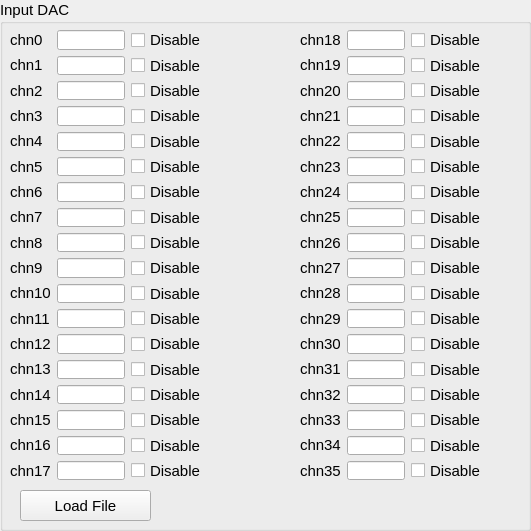
     <widget class="QGroupBox" name="inputDAC_group">
      <property name="geometry">
       <rect>
        <x>10</x>
        <y>10</y>
        <width>531</width>
        <height>531</height>
       </rect>
      </property>
      <property name="font">
       <font>
        <pointsize>11</pointsize>
       </font>
      </property>
      <property name="title">
       <string>Input DAC</string>
      </property>
      <widget class="QPushButton" name="dacParaLoad_btn">
       <property name="geometry">
        <rect>
         <x>20</x>
         <y>490</y>
         <width>131</width>
         <height>31</height>
        </rect>
       </property>
       <property name="text">
        <string>Load File</string>
       </property>
      </widget>
      <widget class="QWidget" name="layoutWidget">
       <property name="geometry">
        <rect>
         <x>10</x>
         <y>30</y>
         <width>221</width>
         <height>450</height>
        </rect>
       </property>
       <layout class="QHBoxLayout" name="horizontalLayout_90">
        <item>
         <layout class="QVBoxLayout" name="verticalLayout">
          <item>
           <widget class="QLabel" name="label_56">
            <property name="text">
             <string>chn0</string>
            </property>
           </widget>
          </item>
          <item>
           <widget class="QLabel" name="label_57">
            <property name="text">
             <string>chn1</string>
            </property>
           </widget>
          </item>
          <item>
           <widget class="QLabel" name="label_58">
            <property name="text">
             <string>chn2</string>
            </property>
           </widget>
          </item>
          <item>
           <widget class="QLabel" name="label_59">
            <property name="text">
             <string>chn3</string>
            </property>
           </widget>
          </item>
          <item>
           <widget class="QLabel" name="label_60">
            <property name="text">
             <string>chn4</string>
            </property>
           </widget>
          </item>
          <item>
           <widget class="QLabel" name="label_61">
            <property name="text">
             <string>chn5</string>
            </property>
           </widget>
          </item>
          <item>
           <widget class="QLabel" name="label_62">
            <property name="text">
             <string>chn6</string>
            </property>
           </widget>
          </item>
          <item>
           <widget class="QLabel" name="label_63">
            <property name="text">
             <string>chn7</string>
            </property>
           </widget>
          </item>
          <item>
           <widget class="QLabel" name="label_64">
            <property name="text">
             <string>chn8</string>
            </property>
           </widget>
          </item>
          <item>
           <widget class="QLabel" name="label_65">
            <property name="text">
             <string>chn9</string>
            </property>
           </widget>
          </item>
          <item>
           <widget class="QLabel" name="label_66">
            <property name="text">
             <string>chn10</string>
            </property>
           </widget>
          </item>
          <item>
           <widget class="QLabel" name="label_67">
            <property name="text">
             <string>chn11</string>
            </property>
           </widget>
          </item>
          <item>
           <widget class="QLabel" name="label_68">
            <property name="text">
             <string>chn12</string>
            </property>
           </widget>
          </item>
          <item>
           <widget class="QLabel" name="label_69">
            <property name="text">
             <string>chn13</string>
            </property>
           </widget>
          </item>
          <item>
           <widget class="QLabel" name="label_70">
            <property name="text">
             <string>chn14</string>
            </property>
           </widget>
          </item>
          <item>
           <widget class="QLabel" name="label_71">
            <property name="text">
             <string>chn15</string>
            </property>
           </widget>
          </item>
          <item>
           <widget class="QLabel" name="label_72">
            <property name="text">
             <string>chn16</string>
            </property>
           </widget>
          </item>
          <item>
           <widget class="QLabel" name="label_73">
            <property name="text">
             <string>chn17</string>
            </property>
           </widget>
          </item>
         </layout>
        </item>
        <item>
         <layout class="QVBoxLayout" name="verticalLayout_9">
          <item>
           <layout class="QHBoxLayout" name="horizontalLayout_54">
            <item>
             <widget class="QLineEdit" name="inputdac0_value"/>
            </item>
            <item>
             <widget class="QCheckBox" name="inputdac0_enable">
              <property name="minimumSize">
               <size>
                <width>100</width>
                <height>0</height>
               </size>
              </property>
              <property name="text">
               <string>Disable</string>
              </property>
             </widget>
            </item>
           </layout>
          </item>
          <item>
           <layout class="QHBoxLayout" name="horizontalLayout_55">
            <item>
             <widget class="QLineEdit" name="inputdac1_value"/>
            </item>
            <item>
             <widget class="QCheckBox" name="inputdac1_enable">
              <property name="minimumSize">
               <size>
                <width>100</width>
                <height>0</height>
               </size>
              </property>
              <property name="text">
               <string>Disable</string>
              </property>
             </widget>
            </item>
           </layout>
          </item>
          <item>
           <layout class="QHBoxLayout" name="horizontalLayout_56">
            <item>
             <widget class="QLineEdit" name="inputdac2_value"/>
            </item>
            <item>
             <widget class="QCheckBox" name="inputdac2_enable">
              <property name="minimumSize">
               <size>
                <width>100</width>
                <height>0</height>
               </size>
              </property>
              <property name="text">
               <string>Disable</string>
              </property>
             </widget>
            </item>
           </layout>
          </item>
          <item>
           <layout class="QHBoxLayout" name="horizontalLayout_57">
            <item>
             <widget class="QLineEdit" name="inputdac3_value"/>
            </item>
            <item>
             <widget class="QCheckBox" name="inputdac3_enable">
              <property name="minimumSize">
               <size>
                <width>100</width>
                <height>0</height>
               </size>
              </property>
              <property name="text">
               <string>Disable</string>
              </property>
             </widget>
            </item>
           </layout>
          </item>
          <item>
           <layout class="QHBoxLayout" name="horizontalLayout_59">
            <item>
             <widget class="QLineEdit" name="inputdac4_value"/>
            </item>
            <item>
             <widget class="QCheckBox" name="inputdac4_enable">
              <property name="minimumSize">
               <size>
                <width>100</width>
                <height>0</height>
               </size>
              </property>
              <property name="text">
               <string>Disable</string>
              </property>
             </widget>
            </item>
           </layout>
          </item>
          <item>
           <layout class="QHBoxLayout" name="horizontalLayout_60">
            <item>
             <widget class="QLineEdit" name="inputdac5_value"/>
            </item>
            <item>
             <widget class="QCheckBox" name="inputdac5_enable">
              <property name="minimumSize">
               <size>
                <width>100</width>
                <height>0</height>
               </size>
              </property>
              <property name="text">
               <string>Disable</string>
              </property>
             </widget>
            </item>
           </layout>
          </item>
          <item>
           <layout class="QHBoxLayout" name="horizontalLayout_61">
            <item>
             <widget class="QLineEdit" name="inputdac16_value"/>
            </item>
            <item>
             <widget class="QCheckBox" name="inputdac6_enable">
              <property name="minimumSize">
               <size>
                <width>100</width>
                <height>0</height>
               </size>
              </property>
              <property name="text">
               <string>Disable</string>
              </property>
             </widget>
            </item>
           </layout>
          </item>
          <item>
           <layout class="QHBoxLayout" name="horizontalLayout_62">
            <item>
             <widget class="QLineEdit" name="inputdac15_value"/>
            </item>
            <item>
             <widget class="QCheckBox" name="inputdac7_enable">
              <property name="minimumSize">
               <size>
                <width>100</width>
                <height>0</height>
               </size>
              </property>
              <property name="text">
               <string>Disable</string>
              </property>
             </widget>
            </item>
           </layout>
          </item>
          <item>
           <layout class="QHBoxLayout" name="horizontalLayout_63">
            <item>
             <widget class="QLineEdit" name="inputdac14_value"/>
            </item>
            <item>
             <widget class="QCheckBox" name="inputdac8_enable">
              <property name="minimumSize">
               <size>
                <width>100</width>
                <height>0</height>
               </size>
              </property>
              <property name="text">
               <string>Disable</string>
              </property>
             </widget>
            </item>
           </layout>
          </item>
          <item>
           <layout class="QHBoxLayout" name="horizontalLayout_64">
            <item>
             <widget class="QLineEdit" name="inputdac13_value"/>
            </item>
            <item>
             <widget class="QCheckBox" name="inputdac9_enable">
              <property name="minimumSize">
               <size>
                <width>100</width>
                <height>0</height>
               </size>
              </property>
              <property name="text">
               <string>Disable</string>
              </property>
             </widget>
            </item>
           </layout>
          </item>
          <item>
           <layout class="QHBoxLayout" name="horizontalLayout_65">
            <item>
             <widget class="QLineEdit" name="inputdac12_value"/>
            </item>
            <item>
             <widget class="QCheckBox" name="inputdac10_enable">
              <property name="minimumSize">
               <size>
                <width>100</width>
                <height>0</height>
               </size>
              </property>
              <property name="text">
               <string>Disable</string>
              </property>
             </widget>
            </item>
           </layout>
          </item>
          <item>
           <layout class="QHBoxLayout" name="horizontalLayout_66">
            <item>
             <widget class="QLineEdit" name="inputdac11_value"/>
            </item>
            <item>
             <widget class="QCheckBox" name="inputdac11_enable">
              <property name="minimumSize">
               <size>
                <width>100</width>
                <height>0</height>
               </size>
              </property>
              <property name="text">
               <string>Disable</string>
              </property>
             </widget>
            </item>
           </layout>
          </item>
          <item>
           <layout class="QHBoxLayout" name="horizontalLayout_67">
            <item>
             <widget class="QLineEdit" name="inputdac10_value"/>
            </item>
            <item>
             <widget class="QCheckBox" name="inputdac12_enable">
              <property name="minimumSize">
               <size>
                <width>100</width>
                <height>0</height>
               </size>
              </property>
              <property name="text">
               <string>Disable</string>
              </property>
             </widget>
            </item>
           </layout>
          </item>
          <item>
           <layout class="QHBoxLayout" name="horizontalLayout_68">
            <item>
             <widget class="QLineEdit" name="inputdac9_value"/>
            </item>
            <item>
             <widget class="QCheckBox" name="inputdac13_enable">
              <property name="minimumSize">
               <size>
                <width>100</width>
                <height>0</height>
               </size>
              </property>
              <property name="text">
               <string>Disable</string>
              </property>
             </widget>
            </item>
           </layout>
          </item>
          <item>
           <layout class="QHBoxLayout" name="horizontalLayout_69">
            <item>
             <widget class="QLineEdit" name="inputdac8_value"/>
            </item>
            <item>
             <widget class="QCheckBox" name="inputdac14_enable">
              <property name="minimumSize">
               <size>
                <width>100</width>
                <height>0</height>
               </size>
              </property>
              <property name="text">
               <string>Disable</string>
              </property>
             </widget>
            </item>
           </layout>
          </item>
          <item>
           <layout class="QHBoxLayout" name="horizontalLayout_70">
            <item>
             <widget class="QLineEdit" name="inputdac7_value"/>
            </item>
            <item>
             <widget class="QCheckBox" name="inputdac15_enable">
              <property name="minimumSize">
               <size>
                <width>100</width>
                <height>0</height>
               </size>
              </property>
              <property name="text">
               <string>Disable</string>
              </property>
             </widget>
            </item>
           </layout>
          </item>
          <item>
           <layout class="QHBoxLayout" name="horizontalLayout_71">
            <item>
             <widget class="QLineEdit" name="inputdac6_value"/>
            </item>
            <item>
             <widget class="QCheckBox" name="inputdac16_enable">
              <property name="minimumSize">
               <size>
                <width>100</width>
                <height>0</height>
               </size>
              </property>
              <property name="text">
               <string>Disable</string>
              </property>
             </widget>
            </item>
           </layout>
          </item>
          <item>
           <layout class="QHBoxLayout" name="horizontalLayout_58">
            <item>
             <widget class="QLineEdit" name="inputdac17_value"/>
            </item>
            <item>
             <widget class="QCheckBox" name="inputdac17_enable">
              <property name="minimumSize">
               <size>
                <width>100</width>
                <height>0</height>
               </size>
              </property>
              <property name="text">
               <string>Disable</string>
              </property>
             </widget>
            </item>
           </layout>
          </item>
         </layout>
        </item>
       </layout>
      </widget>
      <widget class="QWidget" name="layoutWidget">
       <property name="geometry">
        <rect>
         <x>300</x>
         <y>30</y>
         <width>211</width>
         <height>450</height>
        </rect>
       </property>
       <layout class="QHBoxLayout" name="horizontalLayout_91">
        <item>
         <layout class="QVBoxLayout" name="verticalLayout_2">
          <item>
           <widget class="QLabel" name="label_74">
            <property name="text">
             <string>chn18</string>
            </property>
           </widget>
          </item>
          <item>
           <widget class="QLabel" name="label_75">
            <property name="text">
             <string>chn19</string>
            </property>
           </widget>
          </item>
          <item>
           <widget class="QLabel" name="label_76">
            <property name="text">
             <string>chn20</string>
            </property>
           </widget>
          </item>
          <item>
           <widget class="QLabel" name="label_77">
            <property name="text">
             <string>chn21</string>
            </property>
           </widget>
          </item>
          <item>
           <widget class="QLabel" name="label_78">
            <property name="text">
             <string>chn22</string>
            </property>
           </widget>
          </item>
          <item>
           <widget class="QLabel" name="label_79">
            <property name="text">
             <string>chn23</string>
            </property>
           </widget>
          </item>
          <item>
           <widget class="QLabel" name="label_80">
            <property name="text">
             <string>chn24</string>
            </property>
           </widget>
          </item>
          <item>
           <widget class="QLabel" name="label_81">
            <property name="text">
             <string>chn25</string>
            </property>
           </widget>
          </item>
          <item>
           <widget class="QLabel" name="label_82">
            <property name="text">
             <string>chn26</string>
            </property>
           </widget>
          </item>
          <item>
           <widget class="QLabel" name="label_83">
            <property name="text">
             <string>chn27</string>
            </property>
           </widget>
          </item>
          <item>
           <widget class="QLabel" name="label_84">
            <property name="text">
             <string>chn28</string>
            </property>
           </widget>
          </item>
          <item>
           <widget class="QLabel" name="label_85">
            <property name="text">
             <string>chn29</string>
            </property>
           </widget>
          </item>
          <item>
           <widget class="QLabel" name="label_86">
            <property name="text">
             <string>chn30</string>
            </property>
           </widget>
          </item>
          <item>
           <widget class="QLabel" name="label_87">
            <property name="text">
             <string>chn31</string>
            </property>
           </widget>
          </item>
          <item>
           <widget class="QLabel" name="label_88">
            <property name="text">
             <string>chn32</string>
            </property>
           </widget>
          </item>
          <item>
           <widget class="QLabel" name="label_89">
            <property name="text">
             <string>chn33</string>
            </property>
           </widget>
          </item>
          <item>
           <widget class="QLabel" name="label_90">
            <property name="text">
             <string>chn34</string>
            </property>
           </widget>
          </item>
          <item>
           <widget class="QLabel" name="label_91">
            <property name="text">
             <string>chn35</string>
            </property>
           </widget>
          </item>
         </layout>
        </item>
        <item>
         <layout class="QVBoxLayout" name="verticalLayout_3">
          <item>
           <layout class="QHBoxLayout" name="horizontalLayout_72">
            <item>
             <widget class="QLineEdit" name="inputdac18_value"/>
            </item>
            <item>
             <widget class="QCheckBox" name="inputdac18_enable">
              <property name="minimumSize">
               <size>
                <width>100</width>
                <height>0</height>
               </size>
              </property>
              <property name="text">
               <string>Disable</string>
              </property>
             </widget>
            </item>
           </layout>
          </item>
          <item>
           <layout class="QHBoxLayout" name="horizontalLayout_89">
            <item>
             <widget class="QLineEdit" name="inputdac19_value"/>
            </item>
            <item>
             <widget class="QCheckBox" name="inputdac19_enable">
              <property name="minimumSize">
               <size>
                <width>100</width>
                <height>0</height>
               </size>
              </property>
              <property name="text">
               <string>Disable</string>
              </property>
             </widget>
            </item>
           </layout>
          </item>
          <item>
           <layout class="QHBoxLayout" name="horizontalLayout_88">
            <item>
             <widget class="QLineEdit" name="inputdac20_value"/>
            </item>
            <item>
             <widget class="QCheckBox" name="inputdac20_enable">
              <property name="minimumSize">
               <size>
                <width>100</width>
                <height>0</height>
               </size>
              </property>
              <property name="text">
               <string>Disable</string>
              </property>
             </widget>
            </item>
           </layout>
          </item>
          <item>
           <layout class="QHBoxLayout" name="horizontalLayout_87">
            <item>
             <widget class="QLineEdit" name="inputdac21_value"/>
            </item>
            <item>
             <widget class="QCheckBox" name="inputdac21_enable">
              <property name="minimumSize">
               <size>
                <width>100</width>
                <height>0</height>
               </size>
              </property>
              <property name="text">
               <string>Disable</string>
              </property>
             </widget>
            </item>
           </layout>
          </item>
          <item>
           <layout class="QHBoxLayout" name="horizontalLayout_86">
            <item>
             <widget class="QLineEdit" name="inputdac22_value"/>
            </item>
            <item>
             <widget class="QCheckBox" name="inputdac22_enable">
              <property name="minimumSize">
               <size>
                <width>100</width>
                <height>0</height>
               </size>
              </property>
              <property name="text">
               <string>Disable</string>
              </property>
             </widget>
            </item>
           </layout>
          </item>
          <item>
           <layout class="QHBoxLayout" name="horizontalLayout_85">
            <item>
             <widget class="QLineEdit" name="inputdac23_value"/>
            </item>
            <item>
             <widget class="QCheckBox" name="inputdac23_enable">
              <property name="minimumSize">
               <size>
                <width>100</width>
                <height>0</height>
               </size>
              </property>
              <property name="text">
               <string>Disable</string>
              </property>
             </widget>
            </item>
           </layout>
          </item>
          <item>
           <layout class="QHBoxLayout" name="horizontalLayout_84">
            <item>
             <widget class="QLineEdit" name="inputdac24_value"/>
            </item>
            <item>
             <widget class="QCheckBox" name="inputdac24_enable">
              <property name="minimumSize">
               <size>
                <width>100</width>
                <height>0</height>
               </size>
              </property>
              <property name="text">
               <string>Disable</string>
              </property>
             </widget>
            </item>
           </layout>
          </item>
          <item>
           <layout class="QHBoxLayout" name="horizontalLayout_83">
            <item>
             <widget class="QLineEdit" name="inputdac25_value"/>
            </item>
            <item>
             <widget class="QCheckBox" name="inputdac25_enable">
              <property name="minimumSize">
               <size>
                <width>100</width>
                <height>0</height>
               </size>
              </property>
              <property name="text">
               <string>Disable</string>
              </property>
             </widget>
            </item>
           </layout>
          </item>
          <item>
           <layout class="QHBoxLayout" name="horizontalLayout_82">
            <item>
             <widget class="QLineEdit" name="inputdac26_value"/>
            </item>
            <item>
             <widget class="QCheckBox" name="inputdac26_enable">
              <property name="minimumSize">
               <size>
                <width>100</width>
                <height>0</height>
               </size>
              </property>
              <property name="text">
               <string>Disable</string>
              </property>
             </widget>
            </item>
           </layout>
          </item>
          <item>
           <layout class="QHBoxLayout" name="horizontalLayout_81">
            <item>
             <widget class="QLineEdit" name="inputdac27_value"/>
            </item>
            <item>
             <widget class="QCheckBox" name="inputdac27_enable">
              <property name="minimumSize">
               <size>
                <width>100</width>
                <height>0</height>
               </size>
              </property>
              <property name="text">
               <string>Disable</string>
              </property>
             </widget>
            </item>
           </layout>
          </item>
          <item>
           <layout class="QHBoxLayout" name="horizontalLayout_80">
            <item>
             <widget class="QLineEdit" name="inputdac28_value"/>
            </item>
            <item>
             <widget class="QCheckBox" name="inputdac28_enable">
              <property name="minimumSize">
               <size>
                <width>100</width>
                <height>0</height>
               </size>
              </property>
              <property name="text">
               <string>Disable</string>
              </property>
             </widget>
            </item>
           </layout>
          </item>
          <item>
           <layout class="QHBoxLayout" name="horizontalLayout_79">
            <item>
             <widget class="QLineEdit" name="inputdac29_value"/>
            </item>
            <item>
             <widget class="QCheckBox" name="inputdac29_enable">
              <property name="minimumSize">
               <size>
                <width>100</width>
                <height>0</height>
               </size>
              </property>
              <property name="text">
               <string>Disable</string>
              </property>
             </widget>
            </item>
           </layout>
          </item>
          <item>
           <layout class="QHBoxLayout" name="horizontalLayout_78">
            <item>
             <widget class="QLineEdit" name="inputdac30_value"/>
            </item>
            <item>
             <widget class="QCheckBox" name="inputdac30_enable">
              <property name="minimumSize">
               <size>
                <width>100</width>
                <height>0</height>
               </size>
              </property>
              <property name="text">
               <string>Disable</string>
              </property>
             </widget>
            </item>
           </layout>
          </item>
          <item>
           <layout class="QHBoxLayout" name="horizontalLayout_77">
            <item>
             <widget class="QLineEdit" name="inputdac31_value"/>
            </item>
            <item>
             <widget class="QCheckBox" name="inputdac31_enable">
              <property name="minimumSize">
               <size>
                <width>100</width>
                <height>0</height>
               </size>
              </property>
              <property name="text">
               <string>Disable</string>
              </property>
             </widget>
            </item>
           </layout>
          </item>
          <item>
           <layout class="QHBoxLayout" name="horizontalLayout_76">
            <item>
             <widget class="QLineEdit" name="inputdac32_value"/>
            </item>
            <item>
             <widget class="QCheckBox" name="inputdac32_enable">
              <property name="minimumSize">
               <size>
                <width>100</width>
                <height>0</height>
               </size>
              </property>
              <property name="text">
               <string>Disable</string>
              </property>
             </widget>
            </item>
           </layout>
          </item>
          <item>
           <layout class="QHBoxLayout" name="horizontalLayout_75">
            <item>
             <widget class="QLineEdit" name="inputdac33_value"/>
            </item>
            <item>
             <widget class="QCheckBox" name="inputdac33_enable">
              <property name="minimumSize">
               <size>
                <width>100</width>
                <height>0</height>
               </size>
              </property>
              <property name="text">
               <string>Disable</string>
              </property>
             </widget>
            </item>
           </layout>
          </item>
          <item>
           <layout class="QHBoxLayout" name="horizontalLayout_74">
            <item>
             <widget class="QLineEdit" name="inputdac34_value"/>
            </item>
            <item>
             <widget class="QCheckBox" name="inputdac34_enable">
              <property name="minimumSize">
               <size>
                <width>100</width>
                <height>0</height>
               </size>
              </property>
              <property name="text">
               <string>Disable</string>
              </property>
             </widget>
            </item>
           </layout>
          </item>
          <item>
           <layout class="QHBoxLayout" name="horizontalLayout_73">
            <item>
             <widget class="QLineEdit" name="inputdac35_value"/>
            </item>
            <item>
             <widget class="QCheckBox" name="inputdac35_enable">
              <property name="minimumSize">
               <size>
                <width>100</width>
                <height>0</height>
               </size>
              </property>
              <property name="text">
               <string>Disable</string>
              </property>
             </widget>
            </item>
           </layout>
          </item>
         </layout>
        </item>
       </layout>
      </widget>
     </widget>
